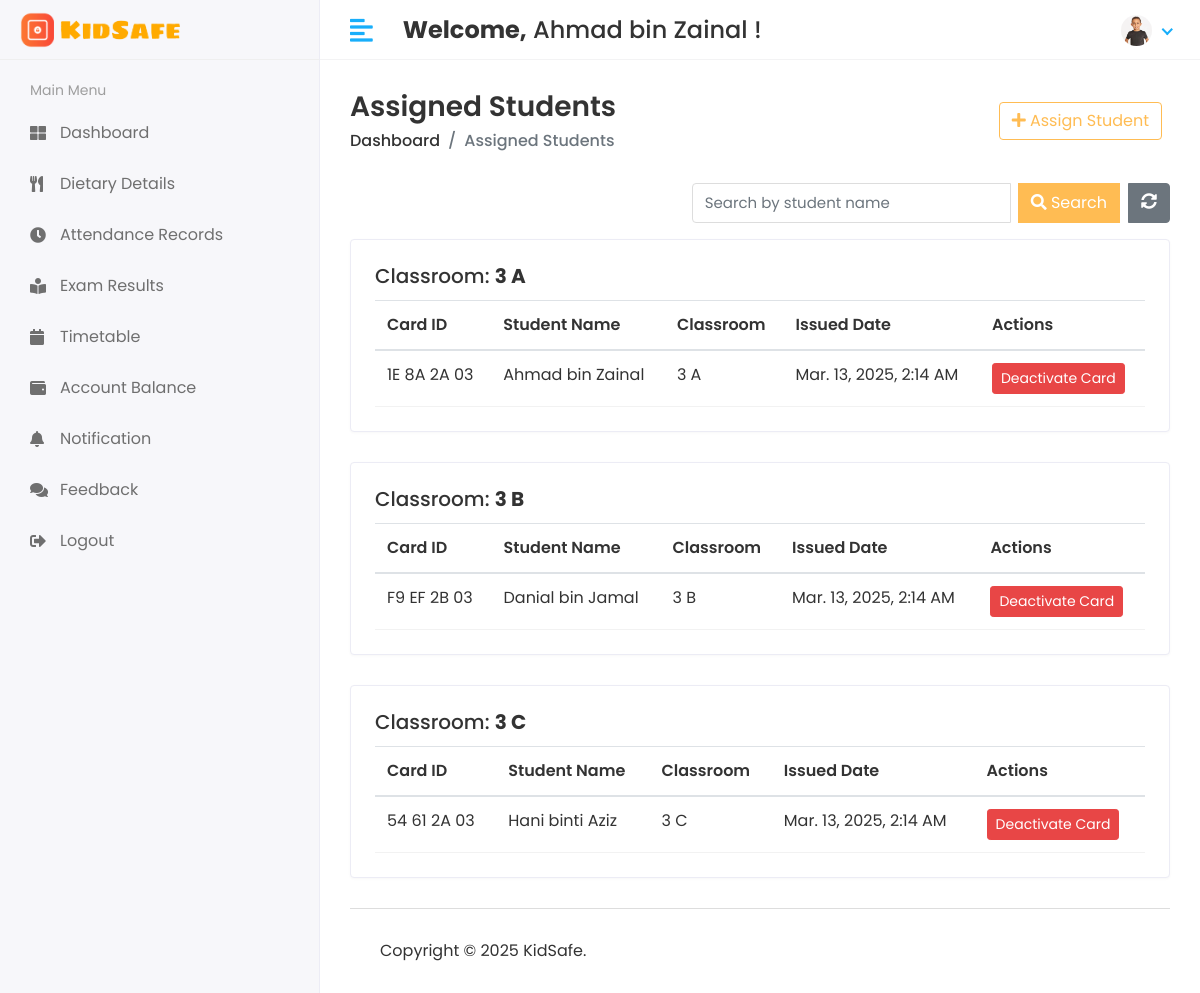
/administrator/assigned-students/ (signed in), run on an earlier commit of the app's database.
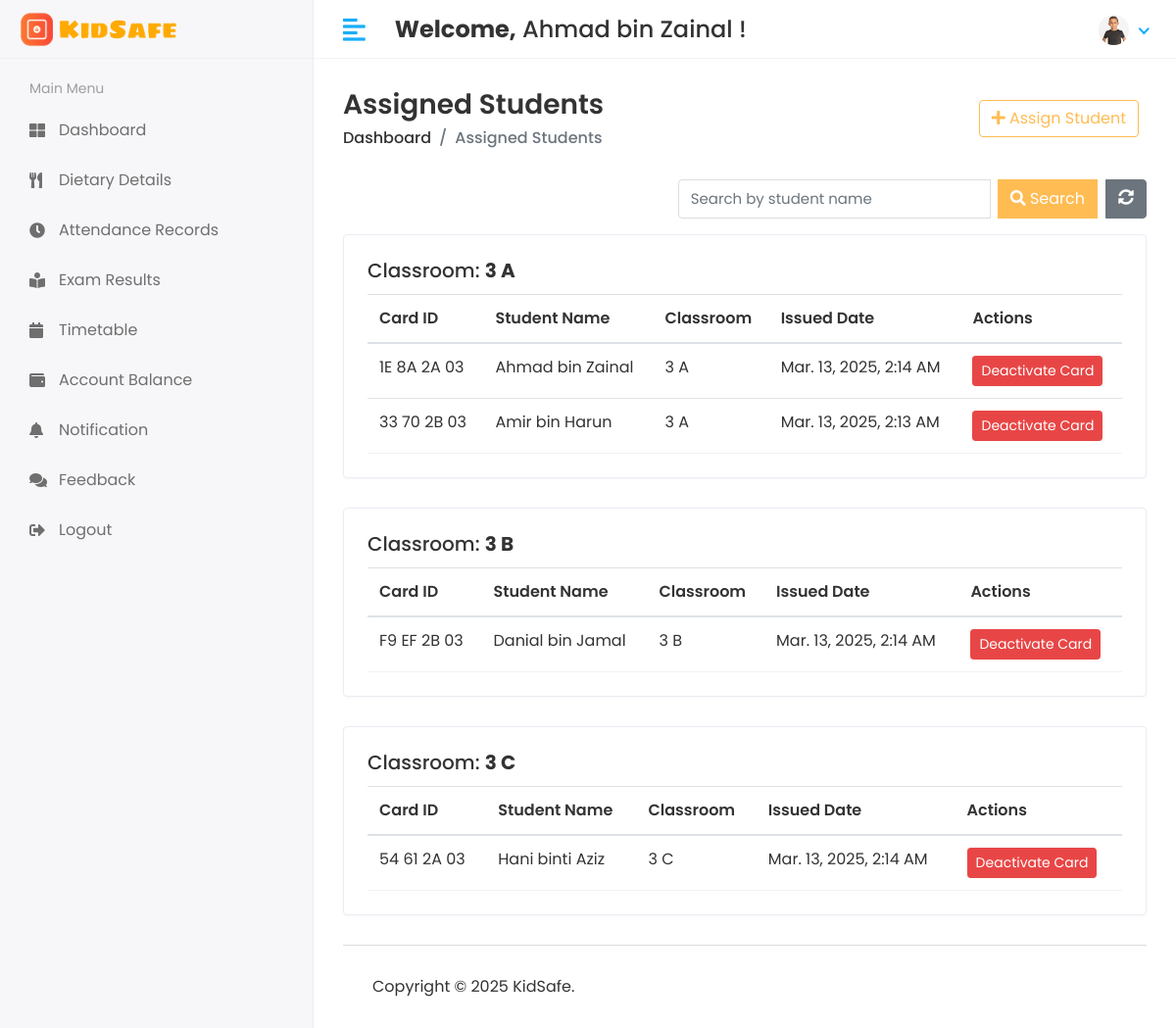
And on a later commit of the database.
### kidsafe_app/models.py (models this page shows, shortened)
class CustomUser(AbstractUser):
    USER = (
        (1, 'Administrator'),
        (2, 'Teacher'),
        (3, 'Student'),
        (4, 'Canteen'),
    )
    user_type = models.CharField(choices=USER, max_length=50, default=1)
    profile_pic = models.ImageField(upload_to='media/profile_pic')

class Classroom(models.Model):
    name = models.CharField(max_length=100)
    created_at = models.DateTimeField(auto_now_add=True)
    updated_at = models.DateTimeField(auto_now=True)

class Card(models.Model):
    card_id = models.CharField(max_length=100, unique=True)
    is_active = models.BooleanField(default=False)
    student = models.ForeignKey(Student, on_delete=models.SET_NULL, null=True, blank=True)
    issued_date = models.DateTimeField(auto_now_add=True)
    deactivated_date = models.DateTimeField(blank=True, null=True)
    deactivation_reason = models.TextField(blank=True, null=True)

class Student(models.Model):
    admin = models.OneToOneField(CustomUser, on_delete=models.CASCADE)
    gender = models.CharField(max_length=100)
    classroom_id = models.ForeignKey(Classroom, on_delete=models.DO_NOTHING)
    created_at = models.DateTimeField(auto_now_add=True)
    updated_at = models.DateTimeField(auto_now=True)

### kidsafe_project/administrator_views.py (the view)
# urls.py: path('administrator/assigned-students/', administrator_views.assigned_students, name='assigned_students'),
@login_required(login_url='/')
def assigned_students(request):
    classrooms = Classroom.objects.all()
    search_query = request.GET.get('search', '')
    assigned_cards_by_classroom = {}
    for classroom in classrooms:
        assigned_cards = Card.objects.filter(student__classroom_id=classroom, is_active=True).select_related('student')
        if search_query:
            assigned_cards = assigned_cards.filter(
                student__admin__first_name__icontains=search_query
            ) | assigned_cards.filter(
                student__admin__last_name__icontains=search_query
            )
        if assigned_cards.exists():
            assigned_cards_by_classroom[classroom] = assigned_cards
    if search_query and not assigned_cards_by_classroom:
        messages.warning(request, f'No students found: {search_query}')
    context = {
        'assigned_cards_by_classroom': assigned_cards_by_classroom,
        'search_query': search_query,  # Pass the search query to the template
    }
    return render(request, 'administrator/assigned_students.html', context)

### templates/administrator/assigned_students.html (shortened to what this page needs)
{% extends 'base.html' %}
{% load static %}
{% block content %}
<div class="page-header">
    <div class="row align-items-center">
        <div class="col">
            <h3 class="page-title">Assigned Students</h3>
            <ul class="breadcrumb">
                <li class="breadcrumb-item"><a href="{% url 'admin_home' %}">Dashboard</a></li>
                <li class="breadcrumb-item active">Assigned Students</li>
            </ul>
        </div>
        <div class="col-auto text-right float-right ml-auto">
            <a href="{% url 'scan_and_assign_card' %}" class="btn btn-outline-primary mr-2"><i class="fas fa-plus"></i> Assign Student</a>
        </div>
    </div>
</div>
<div class="row mb-3">
    <div class="col-md-12">
        <div class="d-flex justify-content-end">
            <form method="GET" action="{% url 'assigned_students' %}" class="form-inline flex-nowrap">
                <div class="input-group">
                    <input type="text" name="search" class="form-control" placeholder="Search by student name" value="{{ search_query }}">
                    <div class="input-group-append">
                        <button type="submit" class="btn btn-primary ml-2"><i class="fas fa-search"></i> Search</button>
                        <a href="{% url 'assigned_students' %}" class="btn btn-secondary ml-2"><i class="fas fa-sync-alt"></i></a>
                    </div>
                </div>
            </form>
        </div>
    </div>
</div>
{% for classroom, assigned_cards in assigned_cards_by_classroom.items %}
<div class="row">
    <div class="col-sm-12">
        <div class="card">
            <div class="card-body">
                <h5 class="card-title">Classroom: <strong>{{ classroom.name }}</strong></h5>
                <table class="table table-hover">
                    <thead>
                        <tr>
                            <th>Card ID</th>
                            <th>Student Name</th>
                            <th>Classroom</th>
                            <th>Issued Date</th>
                            <th>Actions</th>
                        </tr>
                    </thead>
                    <tbody>
                        {% for card in assigned_cards %}
                        <tr>
                            <td>{{ card.card_id }}</td>
                            <td>{{ card.student.admin.first_name }} {{ card.student.admin.last_name }}</td>
                            <td>{{ card.student.classroom_id.name }}</td>
                            <td>{{ card.issued_date|date:"M. j, Y, g:i A" }}</td>
                            <td>
                                <a href="{% url 'deactivate_card' card.card_id %}" class="btn btn-sm btn-danger">Deactivate Card</a>
                            </td>
                        </tr>
                        {% endfor %}
                    </tbody>
                </table>
            </div>
        </div>
    </div>
</div>
{% endfor %}
{% endblock %}

### templates/base.html (shortened to what this page needs)
<!DOCTYPE html>
<html lang="en">
{% load static %}
<head>
   <link rel="stylesheet" href="{% static 'assets/plugins/bootstrap/css/bootstrap.min.css' %}">
   <link rel="stylesheet" href="{% static 'assets/plugins/fontawesome/css/fontawesome.min.css' %}">
   <link rel="stylesheet" href="{% static 'assets/plugins/fontawesome/css/all.min.css' %}">
   <link rel="stylesheet" href="{% static 'assets/plugins/datatables/datatables.min.css' %}">
   <link rel="stylesheet" href="{% static 'assets/css/style.css' %}">
</head>
<body>
   <div class="main-wrapper">
      {% include 'includes/header.html' %}
      {% include 'includes/sidebar.html' %}
      <div class="page-wrapper">
         <div class="content container-fluid">
            {% block content %}{% endblock %}
            {% include 'includes/footer.html' %}
         </div>
      </div>
   </div>
</body>
</html>

### templates/includes/header.html (shortened to what this page needs)
{% load static %}
<div class="header">
    <div class="header-left">
        {% if user.user_type == '1' %}
        <a href="{% url 'admin_home' %}" class="logo">
            <img src="{% static 'assets/img/logo4.png' %}" alt="Logo">
        </a>
        <a href="{% url 'admin_home' %}" class="logo logo-small">
            <img src="{% static 'assets/img/logo3.png' %}" alt="Logo" width="30" height="30">
        </a>
        {% elif user.user_type == '3' %}
        <a href="{% url 'student_home' %}" class="logo">
            <img src="{% static 'assets/img/logo4.png' %}" alt="Logo">
        </a>
        {% endif %}
    </div>
    <a href="javascript:void(0);" id="toggle_btn">
        <i class="fas fa-align-left"></i>
    </a>
    <div class="top-nav-search mt-3">
        <h4><strong>Welcome,</strong>&nbsp;<span>{{user.first_name}} {{user.last_name}}</span>&nbsp;!</h4>
    </div>
    <ul class="nav user-menu">
        <li class="nav-item dropdown has-arrow">
            <a href="#" class="dropdown-toggle nav-link" data-toggle="dropdown">
                {% if user.profile_pic == "" %}
                <span class="user-img"><img class="rounded-circle" src="{% static 'assets/img/noimg.png' %}" width="31" height="31" alt=""></span>
                {% else %}
                <span class="user-img"><img class="rounded-circle" src="/{{user.profile_pic}}" width="31" height="31" alt=""></span>
                {% endif %}
            </a>
        </li>
    </ul>
</div>

### templates/includes/sidebar.html (shortened to what this page needs)
{% load active_link_tags %}
<div class="sidebar" id="sidebar">
    <div class="sidebar-inner slimscroll">
        <div id="sidebar-menu" class="sidebar-menu">
            {% if user.user_type == '1' %}
            <ul>
                <li class="{% active_link 'admin_home' 'active' %}">
                    <a href="{% url 'admin_home' %}"><i class="fa fa-th-large"></i> <span>Dashboard</span></a>
                </li>
                <li class="menu-title">
                    <span>Manage Users</span>
                </li>
                <li class="{% active_link 'view_teacher' 'active' %}">
                    <a href="{% url 'view_teacher' %}"><i class="fas fa-chalkboard-teacher"></i> <span>Teachers</span></a>
                </li>
                <li class="{% active_link 'view_student' 'active' %}">
                    <a href="{% url 'view_student' %}"><i class="fas fa-user-graduate"></i> <span>Students</span></a>
                </li>
                <li class="{% active_link 'view_canteen' 'active' %}">
                    <a href="{% url 'view_canteen' %}"><i class="fas fa-utensils"></i> <span>Canteen</span></a>
                </li>
                <!--<li class="submenu">
                    <a href="#"><i class="fas fa-graduation-cap"></i> <span> Class</span> <span
                            class="menu-arrow"></span></a>
                    <ul>
                        <li><a href="#">View Class</a></li>
                        <li><a href="#">Add Class</a></li>
                    </ul>
                </li>-->
                <li class="{% active_link 'view_subject' 'active' %}">
                    <a href="{% url 'view_subject' %}"><i class="fas fa-book-reader"></i> <span>Subjects</span></a>
                </li>
                <li class="submenu">
                    <a href="#"><i class="fa fa-bell"></i> <span> Send Notification</span> <span
                            class="menu-arrow"></span></a>
                    <ul>
                        <li><a href="#">Teacher Notification</a></li>
                        <li><a href="#">Student Notification</a></li>
                        <li><a href="#">Canteen Notification</a></li>
                    </ul>
                </li>
                <li class="submenu">
                    <a href="#"><i class="fas fa-comments"></i> <span> Feedback</span> <span
                            class="menu-arrow"></span></a>
                    <ul>
                        <li><a href="#">Teacher Feedback</a></li>
                        <li><a href="#">Student Feedback</a></li>
                        <li><a href="#">Canteen Feedback</a></li>
                    </ul>
                </li>
                <li class="menu-title">
                    <span>NFC Function</span>
                </li>
                <li class="{% active_link 'register_card' 'active' %}">
                    <a href="{% url 'register_card' %}"><i class="fa fa-barcode"></i> <span>Register Card</span></a>
                </li>
                <!--<li class="{% active_link 'read_card' 'active' %}">
                    <a href="{% url 'read_card' %}"><i class="fa fa-barcode"></i> <span>Read Card</span></a>
                </li>-->
                <li class="{% active_link 'scan_and_assign_card' 'active' %}">
                    <a href="{% url 'scan_and_assign_card' %}"><i class="fa fa-barcode"></i> <span>Scan and Assign Card</span></a>
                </li>
                <li class="{% active_link 'scan_attendance' 'active' %}">
                    <a href="{% url 'scan_attendance' %}"><i class="fa fa-barcode"></i> <span>Scan Attendance</span></a>
                </li>
                <li class="{% active_link 'scan_and_add_balance' 'active' %}">
                    <a href="{% url 'scan_and_add_balance' %}"><i class="fa fa-barcode"></i> <span>Scan Balance</span></a>
                </li>
                <li class="menu-title">
                    <span>Manage Cards</span>
                </li>
                <li class="{% active_link 'attendance_list' 'active' %}">
                    <a href="{% url 'attendance_list' %}"><i class="fas fa-calendar"></i> <span>Attendance Records</span></a>
                </li>
                <li class="{% active_link 'view_registered_cards' 'active' %}">
                    <a href="{% url 'view_registered_cards' %}"><i class="fa fa-id-card"></i> <span>Registered Card</span></a>
                </li>
                <li class="{% active_link 'assigned_students' 'active' %}">
                    <a href="{% url 'assigned_students' %}"><i class="fa fa-id-card"></i> <span>Assigned Card</span></a>
                </li>
                <li class="{% active_link 'deactivated_cards' 'active' %}">
                    <a href="{% url 'deactivated_cards' %}"><i class="fa fa-id-card"></i> <span>Deactivated Card</span></a>
                </li>
                <li>
                    <a href="{% url 'doLogout' %}"><i class="fas fa-sign-out-alt"></i> <span>Logout</span></a>
                </li>
            </ul>
            {% elif user.user_type == '3' %}
            <ul>
                <li class="menu-title">
                    <span>Main Menu</span>
                </li>
                <li class="{% active_link 'student_home' 'active' %}">
                    <a href="{% url 'student_home' %}"><i class="fa fa-th-large"></i> <span>Dashboard</span></a>
                </li>
                <li class="{% active_link 'dietary_details' 'active' %}">
                    <a href="{% url 'dietary_details' %}"><i class="fas fa-utensils"></i> <span>Dietary Details</span></a>
                </li>
                <li class="{% active_link 'student_attendance' 'active' %}">
                    <a href="{% url 'student_attendance' %}"><i class="fa fa-clock"></i> <span>Attendance Records</span></a>
                </li>
                <li class="{% active_link 'academic_results' 'active' %}">
                    <a href="{% url 'academic_results' %}"><i class="fas fa-book-reader"></i> <span>Exam Results</span></a>
                </li>
                <li class="{% active_link 'student_view_timetable' 'active' %}">
                    <a href="{% url 'student_view_timetable' %}"><i class="fa fa-calendar"></i> <span>Timetable</span></a>
                </li>
                <li class="{% active_link 'view_account_balance' 'active' %}">
                    <a href="{% url 'view_account_balance' %}"><i class="fas fa-wallet"></i> <span>Account Balance</span></a>
                </li>
                <li class="{% active_link '#' 'active' %}">
                    <a href="#"><i class="fa fa-bell"></i> <span>Notification</span></a>
                </li>
                <li class="{% active_link '#' 'active' %}">
                    <a href="#"><i class="fas fa-comments"></i> <span>Feedback</span></a>
                </li>
                <li>
                    <a href="{% url 'doLogout' %}"><i class="fas fa-sign-out-alt"></i> <span>Logout</span></a>
                </li>
            </ul>
            {% endif %}
        </div>
    </div>
</div>

### templates/includes/footer.html
<footer>
    <p>Copyright &copy; 2025 KidSafe.</p>
</footer>

What changed in the data, as far as the page shows it:
changed Classroom (number 1 of 3 on the later page): gains Card (card_id "33 70 2B 03", student.admin.first_name "Amir", student.admin.last_name "bin Harun", student.classroom_id.name "3 A", issued_date "Mar. 13, 2025, 2:13 AM")
